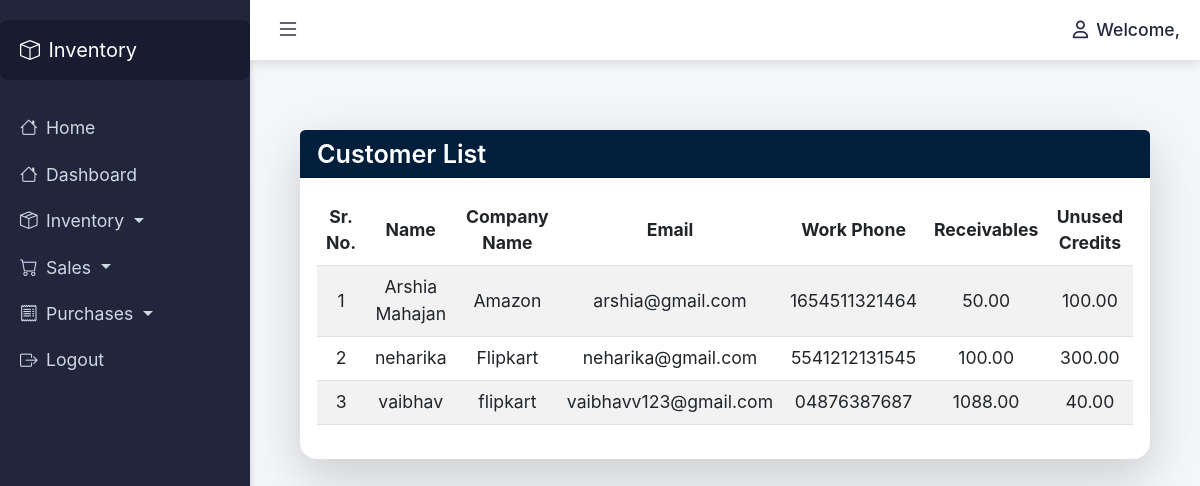
/customer_list, run on the app's committed database.
### dashboard/models.py (models this page shows, shortened)
class Customer(models.Model):
    name = models.CharField(max_length=100)
    company_name = models.CharField(max_length=100)
    email = models.EmailField()
    work_phone = models.CharField(max_length=15)
    receivables = models.DecimalField(max_digits=10, decimal_places=2)
    unused_credits = models.DecimalField(max_digits=10, decimal_places=2)
    address = models.TextField()

### dashboard/views.py (the view)
# urls.py: path('customer_list', customer_list, name='customer_list'),
def customer_list(request):
    user_role = getattr(request.user, 'role', None)
    customers = Customer.objects.all()
    return render(request, 'customer_list.html', {'customers': customers,'user_role': user_role })

### dashboard/templates/customer_list.html (shortened to what this page needs)
{% extends 'base.html' %}
{% block content %}
<div class="container mt-5">
    <div class="card shadow-lg border-0">
        <div class="card-header" style="background-color: #001f3d; color: white;">
            <div class="d-flex justify-content-between align-items-center">
                <h4 class="mb-0">Customer List</h4>
            </div>
        </div>
        <div class="card-body">
            <div class="table-responsive">
                <table class="table table-striped table-hover">
                    <thead class="table" >
                        <tr>
                            <th>Sr. No.</th>
                            <th>Name</th>
                            <th>Company Name</th>
                            <th>Email</th>
                            <th>Work Phone</th>
                            <th>Receivables</th>
                            <th>Unused Credits</th>
                        </tr>
                    </thead>
                    <tbody>
                        {% for customer in customers %}
                        <tr>
                            <td>{{ forloop.counter }}</td>
                            <td>{{ customer.name }}</td>
                            <td>{{ customer.company_name }}</td>
                            <td>{{ customer.email }}</td>
                            <td>{{ customer.work_phone }}</td>
                            <td>{{ customer.receivables }}</td>
                            <td>{{ customer.unused_credits }}</td>
                        </tr>
                        {% empty %}
                        <tr>
                            <td colspan="8" class="text-center text-muted">No customers found.</td>
                        </tr>
                        {% endfor %}
                    </tbody>
                </table>
            </div>
        </div>
    </div>
</div>
{% endblock %}

### dashboard/templates/base.html (style rules this page uses)
body, html { height: 100%; margin: 0; font-family: Arial, sans-serif; background-color: #f4f6f9; font-size: 1.05rem; }
body { font-family: 'Inter', sans-serif; }
h1, h2, h3, h4, h5, h6 { font-weight: 600; }
.table th, .table td { text-align: center; vertical-align: middle; }
.table thead { background-color: #f8f9fa; }
:root { --bs-primary: #1a2b6d; }
:root { --bs-primary: #1a2b6d; --bs-accent: #4e73df; --bs-light: #f8f9fc; --bs-dark: #343a40; }
body { font-family: 'Inter', sans-serif; background-color: #f0f2f5; }
.card { border: none; border-radius: 1rem; transition: all 0.3s ease; }
.card-header { font-weight: 500; color: var(--bs-primary); }

### data on the page
Customer: name "Arshia Mahajan", company_name "Amazon", email "arshia@gmail.com", work_phone "1654511321464", receivables "50.00", unused_credits "100.00"
Customer: name "neharika", company_name "Flipkart", email "neharika@gmail.com", work_phone "5541212131545", receivables "100.00", unused_credits "300.00"
Customer: name "vaibhav", company_name "flipkart", email "vaibhavv123@gmail.com", work_phone "04876387687", receivables "1088.00", unused_credits "40.00"
